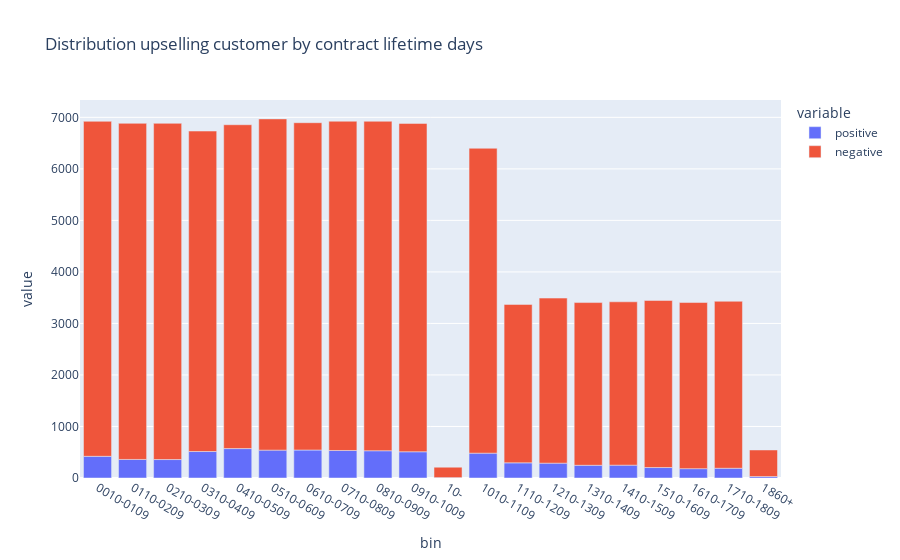

Notebook code for this chart:
### Code cell
bins = list(range(10, 1861, 100))
labels = [f"{str(bins[i]).zfill(4)}-{str(bins[i+1]-1).zfill(4)}" for i in range(len(bins)-1)]

binned_lifetime_upselling = core_data.with_columns(
        pl.when(pl.col("contract_lifetime_days") < 10).then(pl.lit('10-'))
        .otherwise(pl.lit('1860+'))
        .alias("bin")
)

for i in range(len(bins)-1):
    binned_lifetime_upselling = binned_lifetime_upselling.with_columns(
        pl.when(pl.col("contract_lifetime_days").is_between(bins[i], bins[i+1], closed="left")).then(pl.lit(labels[i]))
        .otherwise(pl.col('bin'))
        .alias("bin")
)
    
# Group by bin and aggregate
binned_lifetime_upselling = binned_lifetime_upselling.group_by("bin").agg(
    pl.len().alias("count"),
    (pl.col("has_done_upselling") == True).sum().alias("positive"),
    (pl.col("has_done_upselling") == False).sum().alias("negative"),
).sort('bin')

fig = px.bar(binned_lifetime_upselling, x="bin", y=['positive', 'negative'], title='Distribution upselling customer by contract lifetime days')
fig.show()

### Figure 1 — Plotly figure (JSON) as saved in the notebook; plotly's stock layout.template omitted (floating-point values rounded to 4 significant figures)
{"data": [{"hovertemplate": "variable=positive<br>bin=%{x}<br>value=%{y}<extra></extra>", "legendgroup": "positive", "marker": {"color": "#636efa", "pattern": {"shape": ""}}, "name": "positive", "orientation": "v", "showlegend": true, "textposition": "auto", "type": "bar", "x": ["0010-0109", "0110-0209", "0210-0309", "0310-0409", "0410-0509", "0510-0609", "0610-0709", "0710-0809", "0810-0909", "0910-1009", "10-", "1010-1109", "1110-1209", "1210-1309", "1310-1409", "1410-1509", "1510-1609", "1610-1709", "1710-1809", "1860+"], "xaxis": "x", "y": [421, 360, 358, 514, 571, 541, 543, 534, 529, 509, 8, 482, 294, 288, 247, 249, 203, 181, 189, 28], "yaxis": "y"}, {"hovertemplate": "variable=negative<br>bin=%{x}<br>value=%{y}<extra></extra>", "legendgroup": "negative", "marker": {"color": "#EF553B", "pattern": {"shape": ""}}, "name": "negative", "orientation": "v", "showlegend": true, "textposition": "auto", "type": "bar", "x": ["0010-0109", "0110-0209", "0210-0309", "0310-0409", "0410-0509", "0510-0609", "0610-0709", "0710-0809", "0810-0909", "0910-1009", "10-", "1010-1109", "1110-1209", "1210-1309", "1310-1409", "1410-1509", "1510-1609", "1610-1709", "1710-1809", "1860+"], "xaxis": "x", "y": [6502, 6524, 6526, 6220, 6286, 6429, 6353, 6391, 6395, 6373, 201, 5918, 3075, 3204, 3158, 3171, 3243, 3225, 3241, 516], "yaxis": "y"}], "layout": {"barmode": "relative", "legend": {"title": {"text": "variable"}, "tracegroupgap": 0}, "title": {"text": "Distribution upselling customer by contract lifetime days"}, "xaxis": {"anchor": "y", "domain": [0, 1], "title": {"text": "bin"}}, "yaxis": {"anchor": "x", "domain": [0, 1], "title": {"text": "value"}}}}
